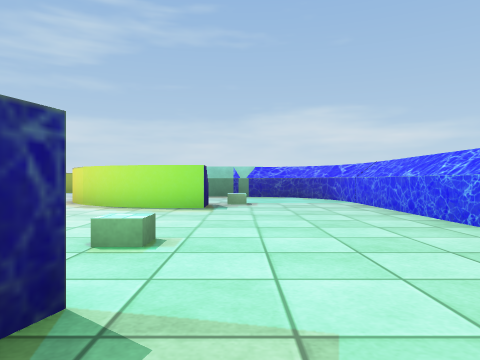
View 1 (above)

19 first-person views from a walk through a scene from a Unity 3-D project. The camera is 0.55 m above the floor, looks level and sees 70° across. The floor is counted in squares, 1 m on a side. Each view is taken from the middle of a square. On the plan, view 1 faces up. The plan holds only what a view shows up to about 9 squares ahead; the rest is blank. The place goes on beyond the plan. The player is left out. Some surface patterns are stand-ins.

View 2
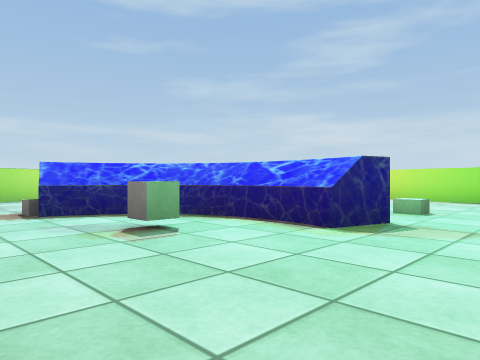

View 3
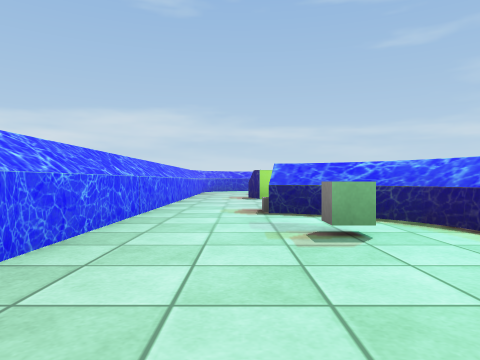

View 4
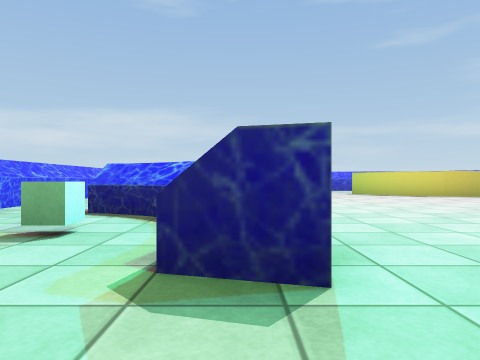

View 5
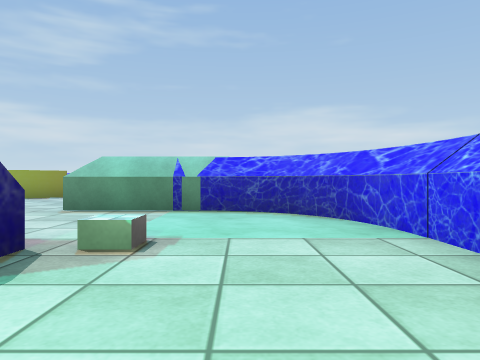

View 6
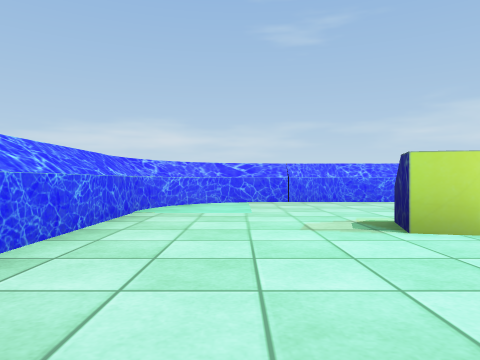

View 7
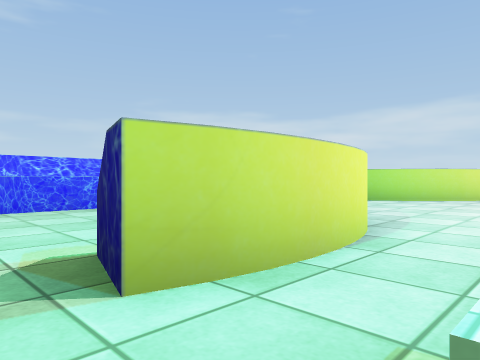

View 8
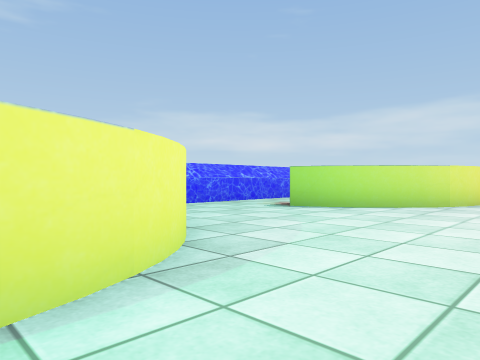

View 9
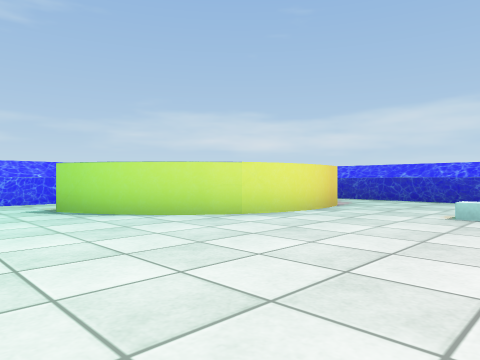

View 10
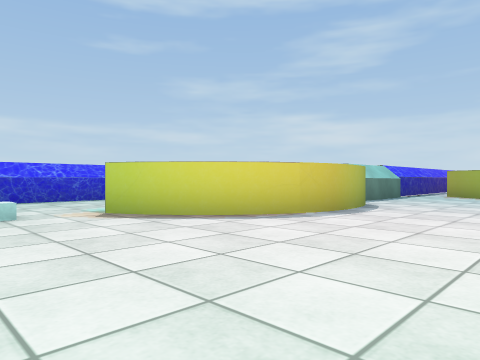

View 11
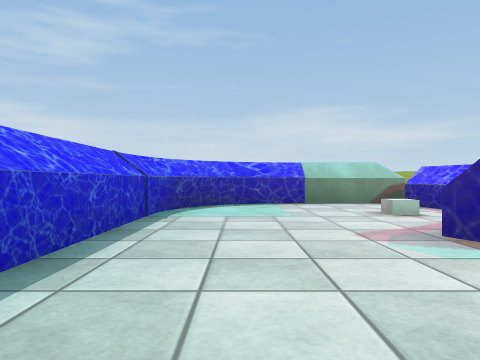

View 12
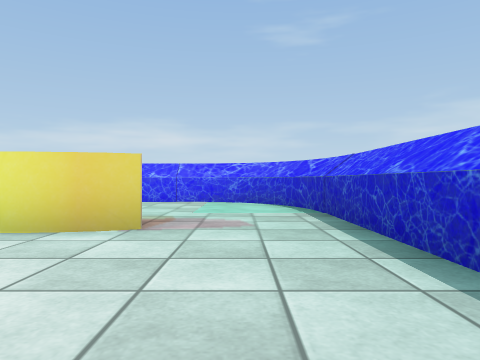

View 13
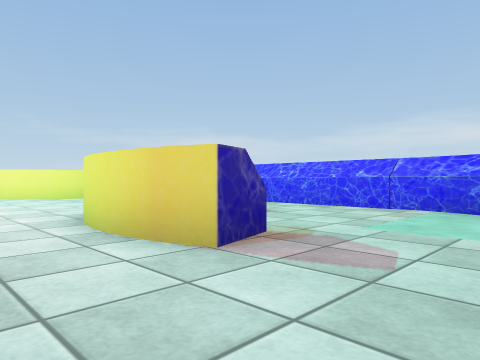

View 14
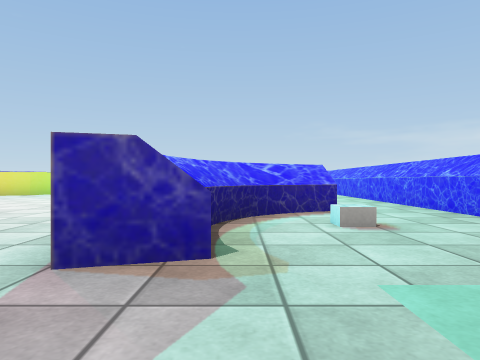

View 15
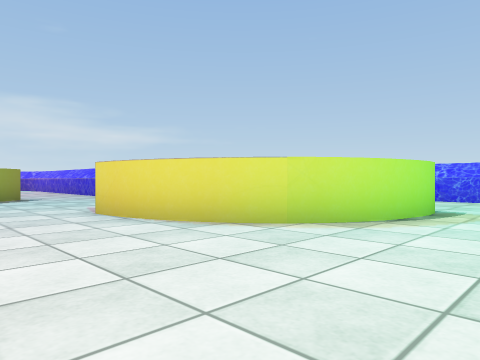

View 16
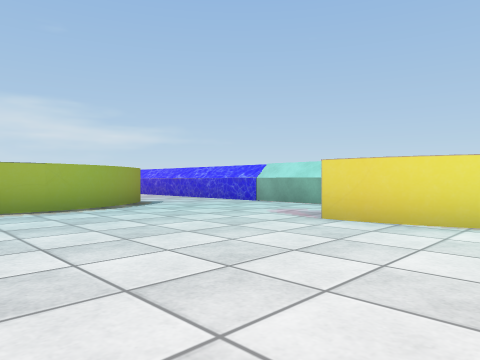

View 17
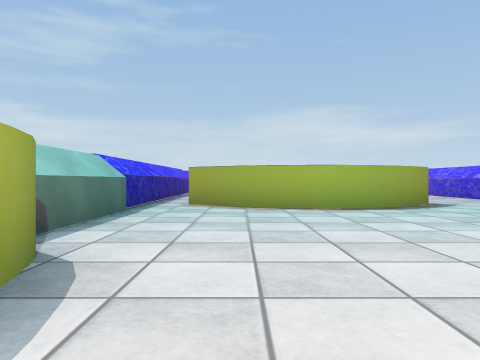

View 18
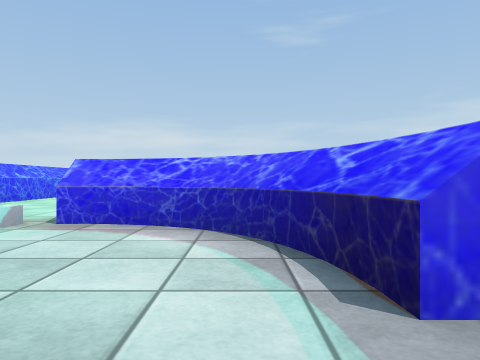

View 19
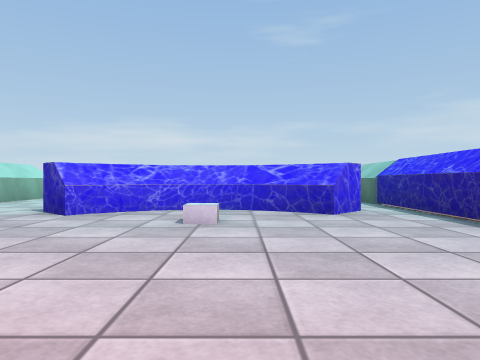

### Floor plan
Key: @ floor where view 1 was taken; # wall or solid block; x gap in a wall; . floor; = window, fence, low wall or low ledge; ^ raised ledge; O other object.
Columns run from 17 left of view 1 to 3 right of it. Each row starts with its distance up from view 1.
 22          .
 21         ...
 20        .....
 19      OO.....
 18      OO......
 17      OO...O....
 16      OO#^^^^#..
 15      OO.####...
 14       ^........#
 13       ^........#
 12       ^........#
 11  OOO^^x........^^OOOO
 10 OO ...##.....#.... OO
  9 OO ..O^#.....#^..   O
  8 O.....##.....##^^O..O
  7 O....^#.......###...O
  6 O...##..............O
  5 O...................O
  4 O...O...............O
  3 O...............O...O
  2 O...................O
  1 O...###......####...O
  0 O...=#^#....#^...@..O
 -1 OO...O.^#...#..O....O
 -2 OO..................O
 -3  OO................OO
 -4  OOOOOOOOOOOOOOOOOOO

Where each view was taken, in squares from view 1:
view 1: 0 up, 0 right, facing up
view 2: 3 down, 1 right, facing up-left
view 3: 2 down, 1 right, facing left
view 4: 1 up, 1 right, facing left
view 5: 5 up, 1 right, facing up
view 6: 5 up, 1 right, facing down
view 7: 3 up, 0 right, facing down-left
view 8: 3 up, 3 left, facing down-left
view 9: 5 up, 7 left, facing down-left
view 10: 3 up, 7 left, facing up-left
view 11: 3 up, 15 left, facing up
view 12: 5 up, 15 left, facing down
view 13: 3 up, 16 left, facing down-right
view 14: 0 up, 16 left, facing right
view 15: 5 up, 7 left, facing up-right
view 16: 8 up, 9 left, facing up-right
view 17: 8 up, 9 left, facing up
view 18: 12 up, 3 left, facing down
view 19: 22 up, 8 left, facing down
